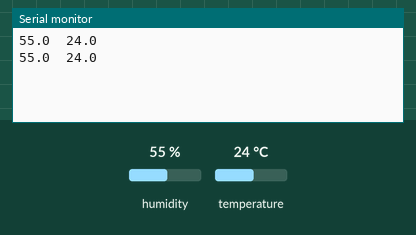
A sketch run on a simulated Arduino Uno, built with avr-gcc and run on an emulated ATmega328P. On the bench: the last lines printed to the serial monitor. Inputs (shaded band) come from the test bench; at power-on: humidity 55 %, temperature 24 °C.

Above: at 2.8 s.
2.9 s: humidity set to 22 %
At 4.6 s:
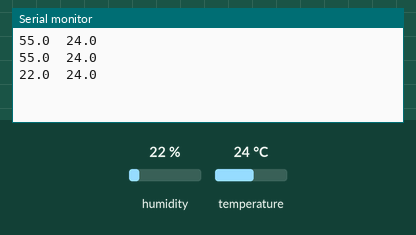
5.6 s: temperature set to 12 °C
At 6.3 s:
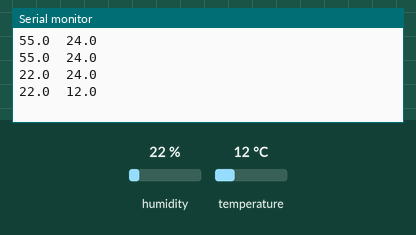
8.3 s: humidity set to 40 %
At 11.0 s:
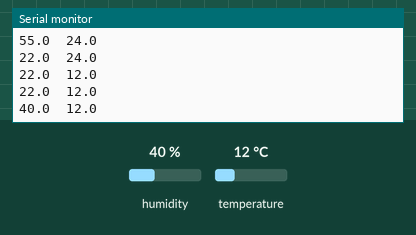
Timing chart, 0 to 12.5 s (numbered marks = the images above; inputs shaded):
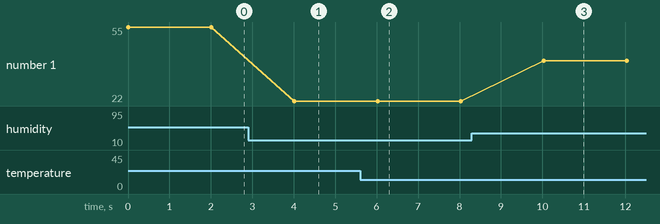

The sketch:

dht22.ino
```cpp
// Arduino sketch to read a DHT22 temperature/humidity sensor.
// Code based on http://playground.arduino.cc/Main/DHTLib

#include <dht.h>

dht DHT;

#define DHT22_PIN 7

void setup()
{
  Serial.begin(115200);
}

void loop()
{
  int chk = DHT.read22(DHT22_PIN);
  Serial.print(DHT.humidity, 1);
  Serial.print("\t");
  Serial.println(DHT.temperature, 1);

  delay(2000);
}
```

Measured:
- after the input at 2.9 s, the serial monitor: prints a new line after 1.1 s (image 1)
- after the input at 5.6 s, the serial monitor: prints a new line after 0.42 s (image 2)
- after the input at 8.3 s, the serial monitor: prints a new line after 1.7 s (image 3)
- plotted number 1: 55 → 22 after the input at 2.9 s, 22 → 40 after the input at 8.3 s
